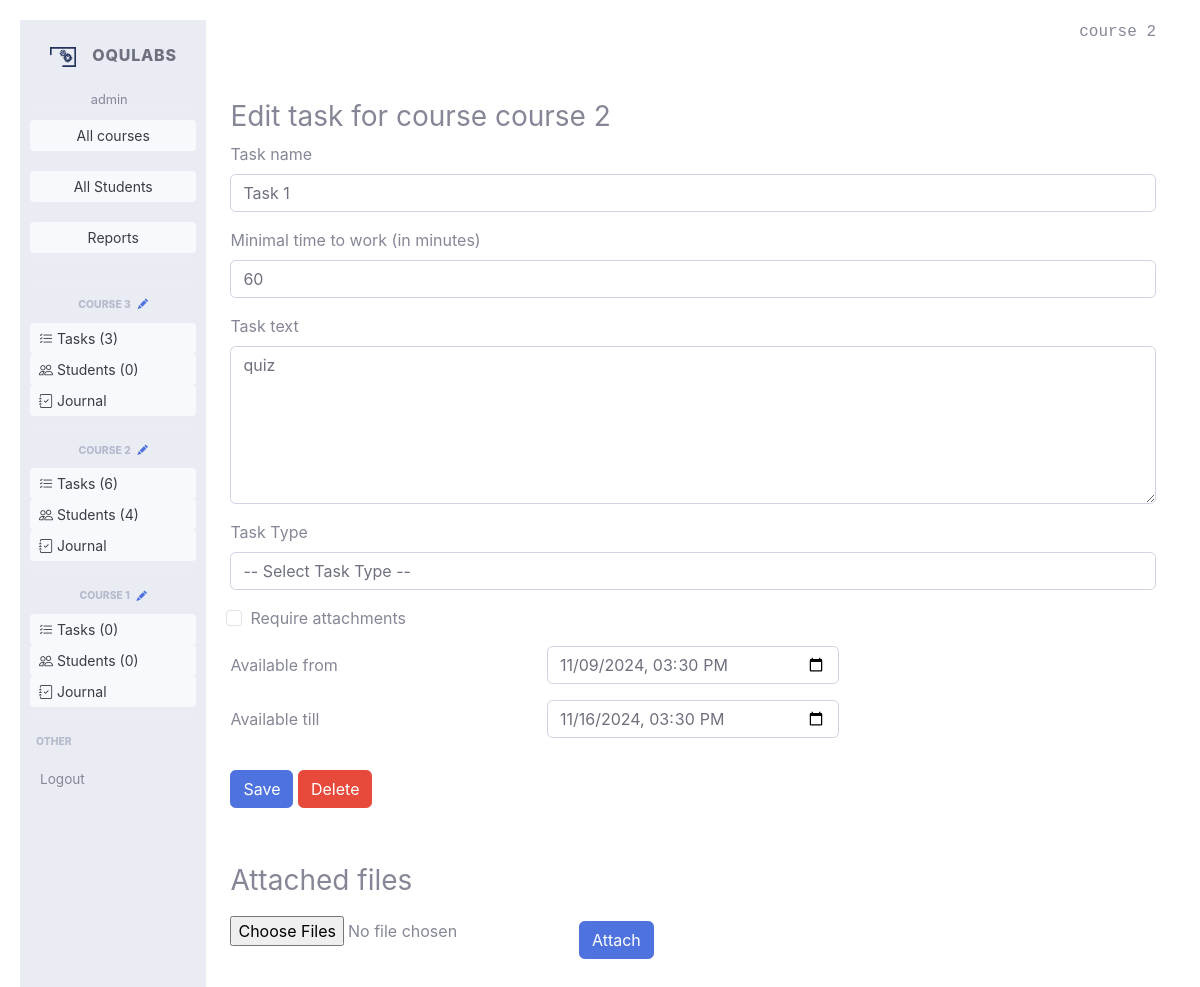
Page /edit_task/1 (signed in) on the committed database.
### app/models.py (models this page shows, shortened)
class Course(models.Model):
    teacher = models.ForeignKey('auth.User', on_delete=models.DO_NOTHING, null=True, blank=True)
    name = models.CharField(max_length=100)
    description = models.TextField(blank=True)
    max_screenshots_per_user = models.PositiveIntegerField(default=60*15)  # 15 hours, 180 MB
    screenshot_interval_minutes = models.PositiveIntegerField(default=1)
    enrollment_code = models.CharField(max_length=30, unique=True, blank=True, null=True)
    deleted = models.BooleanField(default=False)
    color = models.IntegerField(default=0)  # up to 359
    department = models.ForeignKey(Department, on_delete=models.DO_NOTHING, null=True, blank=True)
    def tasks_number(self):
        return self.task_set.count()
    def enrolled_students(self):
        return self.enrollment_set.filter(deleted=False).count()
    class Meta:
        ordering = ['-id']

class Task(models.Model):
    course = models.ForeignKey(Course, on_delete=models.CASCADE)
    name = models.CharField(max_length=100)
    text = models.TextField()
    minimum_minutes = models.PositiveIntegerField(default=0)
    order = models.PositiveIntegerField(default=0)
    allow_finish_earlier = models.BooleanField(default=False)  # TODO: add to UI
    require_attachments = models.BooleanField(default=False)  # TODO: add to UI
    task_type = models.ForeignKey(TaskType, on_delete=models.DO_NOTHING, null=True, blank=True)
    copy_of = models.ForeignKey('self', on_delete=models.CASCADE, null=True, blank=True)
    available_from = models.DateTimeField(blank=True, null=True)
    available_to = models.DateTimeField(blank=True, null=True)
    deleted = models.BooleanField(default=False)
    ai_screenshots_count = models.PositiveIntegerField(default=10)
    class Meta:
        ordering = ['order']

### app/tasks_view.py (the view)
# urls.py: path('edit_task/<int:task_id>', tasks_view.edit_task, name='edit_task'),
def edit_task(request, task_id):
    task = Task.objects.get(id=task_id)
    attachments = Attachment.objects.filter(task=task)
    for attachment in attachments:
        if not attachment.attachment.startswith("http"):
            attachment.uploading = not attachment.attachment.startswith("/")
        attachment.filename = os.path.basename(attachment.attachment)
    return render(
        request,
        "add_task.html",
        {
            'course': task.course,
            'courses': Course.objects.filter(teacher=request.user).filter(deleted=False),
            'task': task,
            'task_id': task_id,
            'attachments': attachments,
            'task_types': TaskType.objects.all().order_by('name'),
        }
    )

### templates/add_task.html (shortened to what this page needs)
{% extends "main.html" %}
{% block content %}
<div
        style="display: flex; flex-direction: column"
>
    <div class="top-right">
        <p>{{ course.name }}</p>
    </div>
    <h3 style="margin-top: 2em">
        {% if task.id %}
            Edit
        {% else %}
            Add
        {% endif %}
        task for course {{ course.name }}
    </h3>
    <form method="post" action="/add_task/{{ course.id }}">
        <div class="form-group">
            <label for="task_name">Task name</label>
            <input
                    type="text"
                    class="form-control"
                    id="task_name"
                    name="task_name"
                    required
                    value="{{ task.name }}"
            />
        </div>
        <div class="form-group">
            <label for="task_minutes">Minimal time to work (in minutes)</label>
            <input
                    type="number"
                    class="form-control"
                    id="task_minutes"
                    name="task_minutes"
                    required
                    value="{{ task.minimum_minutes }}"
            />
        </div>
        <div class="form-group">
            <label for="task_text">Task text</label>
            <textarea
                    rows="6"
                    class="form-control"
                    id="task_text"
                    name="task_text"
                    required
            >{{ task.text }}</textarea>
        </div>
        <div class="form-group">
            <label for="task_type">Task Type</label>
            <select class="form-control" id="task_type" name="task_type">
                <option value="">-- Select Task Type --</option>
            </select>
        </div>
        <div class="form-group form-check">
            <input
                    type="checkbox"
                    class="form-check-input"
                    id="is_attached"
                    name="is_attached"
            />
            <label class="form-check-label" for="is_attached">Require attachments</label>
        </div>
        <div class="form-group row">
            <label for="available_from" class="col-sm-4 col-form-label">Available from
                </label>
            <div class="col-sm-4">
                <input type="datetime-local"
                       value="{{ task.available_from|date:'Y-m-d' }}T{{ task.available_from|date:'H:i:00' }}"
                       class="form-control"
                       id="available_from" name="available_from">
            </div>
        </div>
        <div class="form-group row">
            <label for="available_to" class="col-sm-4 col-form-label">Available till
                </label>
            <div class="col-sm-4">
                <input type="datetime-local"
                       value="{{ task.available_to|date:'Y-m-d' }}T{{ task.available_to|date:'H:i:00' }}"
                       class="form-control"
                       id="available_to" name="available_to">
            </div>
        </div>
        <button type="submit" class="btn btn-primary" style="margin-top: 1em">
            Save
        </button>
        {% if task.id %}
            <div
                    class="btn btn-danger"
                    style="margin-top: 1em"
                    onclick="delete_task()"
            >
                Delete
            </div>
        {% endif %}
    </form>
    {% if task.id %}
        <div>
            <h3 style="margin-top: 2em">Attached files</h3>
            <form method="post" action="/attach_files/{{ task.id }}" enctype="multipart/form-data">
                <input type="file" name="file" required multiple/>
                <button type="submit" class="btn btn-primary" style="margin-top: 1em">
                    Attach
                </button>
            </form>
        </div>
    {% else %}
        <div>
            <h3 style="margin-top: 2em">Attach files</h3>
            <p>Save the task first to attach files</p>
        </div>
    {% endif %}
</div>
{% endblock %}

### templates/sidebar.html (shortened to what this page needs)
<ul class="navbar-nav bg-gray-200 sidebar sidebar-light accordion" id="accordionSidebar"
    style="overflow-x: hidden; height: 100vh">
    <a class="sidebar-brand d-flex align-items-center justify-content-center" href="/">
        <div class="sidebar-brand-icon">
            <img src="/static/casting.svg" style="max-height: 20px; margin-left: 1em">
        </div>
        <div class="sidebar-brand-text mx-3">OquLabs</div>
    </a>
    <div class="nav-item dropdown no-arrow" style="display: flex; flex-direction: column; width: 100%">
        <span class="mr-2 d-none d-lg-inline text-gray-600 small"
              style="text-align: center">{{ user.username }}</span>
    </div>
    <hr class="sidebar-divider my-0">
        <div style="
            display: flex;
            flex-direction: column;
            align-items: center;
            padding: 10px;
        ">
        <a class="btn btn-sm
        {% if page == "all_courses" %}
        btn-primary
        {% else %}
        btn-light
        {% endif %}
        "
           style="width: 100%"
           href="/courses_teacher">
            <span>All courses</span>
        </a>
        </div>
        <div style="
            display: flex;
            flex-direction: column;
            align-items: center;
            padding: 10px;
        ">
            <a class="btn btn-sm
            {% if page == 'all_students' %}
            btn-primary
            {% else %}
            btn-light
            {% endif %}
            "
            style="width: 100%"
            href="/all_students">
                <span>All Students</span>
            </a>
        </div>
        <div style="
            display: flex;
            flex-direction: column;
            align-items: center;
            padding: 10px;
        ">
        <a class="btn btn-sm
        {% if page == 'reports' %}
        btn-primary
        {% else %}
        btn-light
        {% endif %}
        "
           style="width: 100%"
           href="/reports">
            <span>Reports</span>
        </a>
        </div>
    <hr class="sidebar-divider">
    {% for course1 in courses %}
        <hr class="sidebar-divider">
        <div class="sidebar-heading" id="menu_{{ course1.id }}" style="text-align: center">
            {{ course1.name | slice:":25" }} <a href="/courses_teacher/edit/{{ course1.id }}"
               style="width: 100%">&nbsp;&nbsp;<i class="bi bi-pencil-fill"></i> </a>
        </div>
        <div style="display: flex; flex-direction: column; align-items: center; padding: 10px;">
            <a href="/courses_teacher/{{ course1.id }}/tasks" class="btn btn-sm
            {% if course1.id == course.id and page == 'tasks' %}
            btn-primary
            {% else %}
            btn-light
            {% endif %}
            "
               style="width: 100%; text-align: left"><i class="bi bi-list-check"></i> Tasks
                ({{ course1.tasks_number }})
            </a>
            <a href="/courses_teacher/{{ course1.id }}" class="btn btn-sm
            {% if course1.id == course.id and page == 'enrollments' %}
            btn-primary
            {% else %}
            btn-light
            {% endif %}
                "
               style="width: 100%; text-align: left"><i class="bi bi-people"></i> Students
                ({{ course1.enrolled_students }})</a>
            <a href="/courses_teacher/{{ course1.id }}/journal" class="btn btn-sm
            {% if course1.id == course.id and page == 'journal' %}
            btn-primary
            {% else %}
            btn-light
            {% endif %}
            "
               style="width: 100%; text-align: left"><i class="bi bi-journal-check"></i> Journal
            </a>
        </div>
    {% endfor %}
    <hr class="sidebar-divider">
    <div class="sidebar-heading">
        Other
    </div>
    <li class="nav-item">
        <a class="nav-link " href="/logout">
            <span>Logout</span></a>
    </li>
</ul>

### app/static/index3.css (style rules this page uses)
body { background-color: #f8f9fa; padding: 20px; }
.top-right { margin-left: auto; font-family: monospace; }
.top-right p { margin: 0; }

### rows in the picture
Course: name "COURSE 3", tasks_number "3", enrolled_students "0"
Course: name "COURSE 2", tasks_number "6", enrolled_students "4", name "course 2"
Course: name "COURSE 1", tasks_number "0", enrolled_students "0"
Task: task_name "Task 1", task_minutes "60", task_text "quiz", available_from "11/09/2024 15:30", available_to "11/16/2024 15:30"

### other values in the picture
{{ user.username }} "admin"
